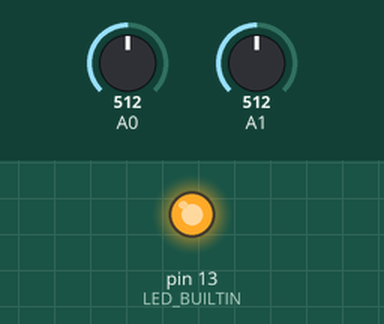
A sketch run on a simulated Arduino Uno, built with avr-gcc and run on an emulated ATmega328P. Shown: output pins drawn as LEDs (lit = HIGH). The test bench sets the inputs (shaded band); at power-on: A0 = 512, A1 = 512. What the sketch prints to the serial monitor is not drawn.

Above: at 0.1 s.
Timing chart, 0 to 1.6 s (numbered marks = the images above):
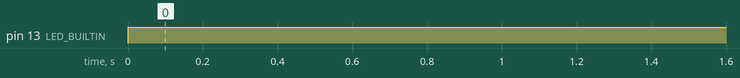

Measured:
- by itself, pin 13 (LED_BUILTIN): LOW → HIGH at 0.00 s

The sketch:

sketch_nov28a.ino
```cpp
// C++ code
//
void setup()
{
  pinMode(LED_BUILTIN, OUTPUT);
  pinMode(A0, INPUT);
  pinMode(2, INPUT);
  pinMode(A1, INPUT);
  Serial.begin(9600);

}


void loop()
{
  digitalWrite(LED_BUILTIN, HIGH);


  if(analogRead(A0) > 600)
  {
    digitalWrite(2, HIGH);
  }
  if(analogRead(A1) > 600)
  {
    digitalWrite(2, HIGH);
  }

  Serial.println(analogRead(A0));

  digitalWrite(2,LOW);


}
```
